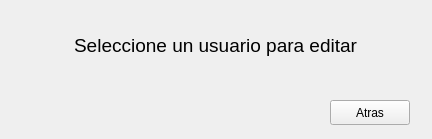
<?xml version="1.0" encoding="UTF-8"?>
<ui version="4.0">
 <class>Warning</class>
 <widget class="QMainWindow" name="Warning">
  <property name="geometry">
   <rect>
    <x>0</x>
    <y>0</y>
    <width>432</width>
    <height>139</height>
   </rect>
  </property>
  <property name="windowTitle">
   <string>Gestor ACOES: Warning</string>
  </property>
  <widget class="QWidget" name="centralwidget">
   <widget class="QPushButton" name="bAtras">
    <property name="geometry">
     <rect>
      <x>330</x>
      <y>100</y>
      <width>80</width>
      <height>25</height>
     </rect>
    </property>
    <property name="text">
     <string>Atras</string>
    </property>
   </widget>
   <widget class="QLabel" name="lWarning">
    <property name="geometry">
     <rect>
      <x>0</x>
      <y>0</y>
      <width>431</width>
      <height>91</height>
     </rect>
    </property>
    <property name="font">
     <font>
      <pointsize>14</pointsize>
     </font>
    </property>
    <property name="text">
     <string>Seleccione un usuario para editar</string>
    </property>
    <property name="alignment">
     <set>Qt::AlignCenter</set>
    </property>
   </widget>
  </widget>
 </widget>
 <resources/>
 <connections/>
</ui>
